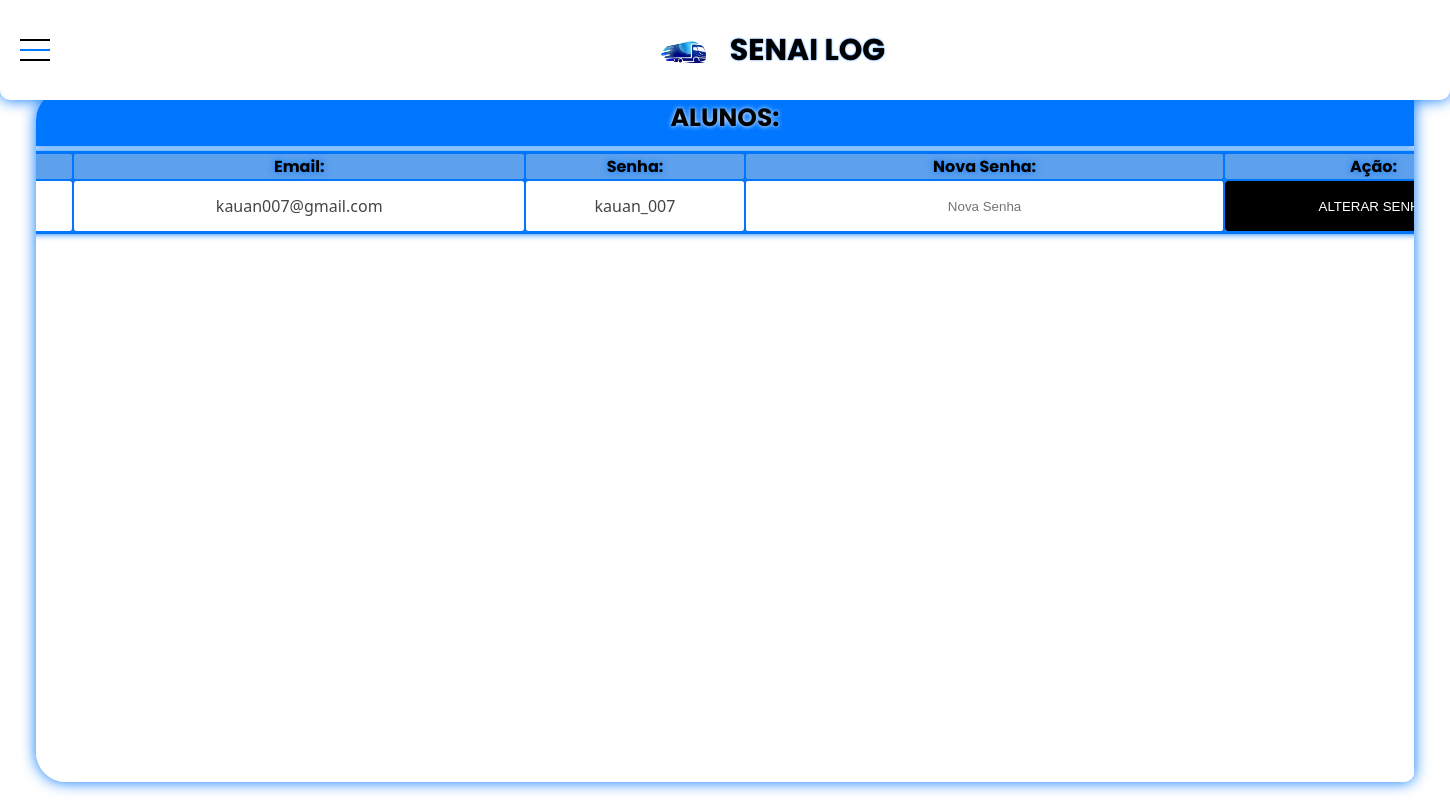
/Paginas/perfil_turma.php?codTurma=S3naiAdmin, run on an earlier commit of the app's database.
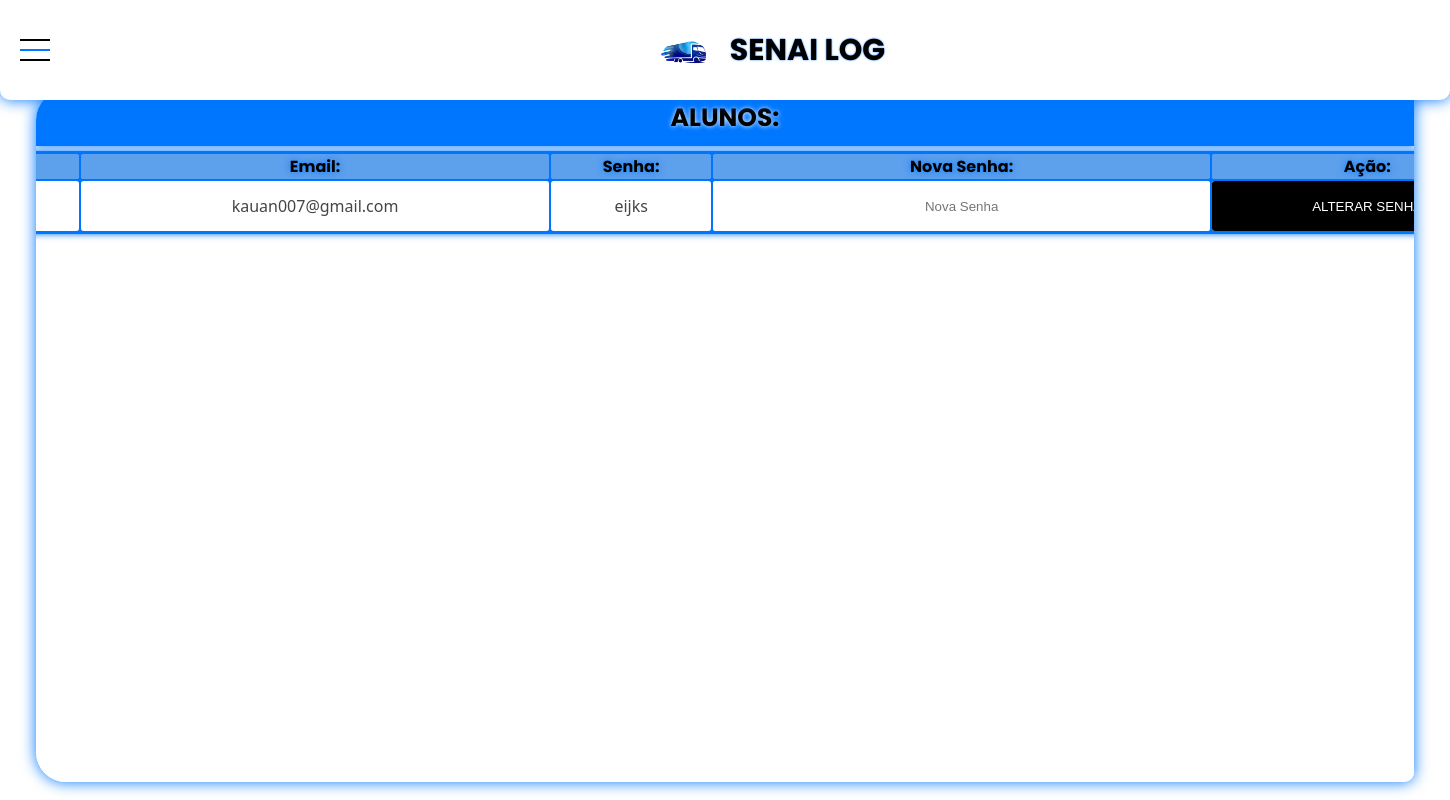
And on a later commit of the database.
### tables this page shows
CREATE TABLE `usuarios` (
  `Id` int(11) NOT NULL,
  `email` varchar(255) NOT NULL,
  `senha` varchar(64) NOT NULL,
  `nome` varchar(255) NOT NULL,
  `ativo` varchar(1) NOT NULL,
  `data_entrada` timestamp NOT NULL DEFAULT current_timestamp() ON UPDATE current_timestamp(),
  `tipousuario` varchar(255) NOT NULL,
  `codTurma` varchar(50) NOT NULL
);

### Paginas/perfil_turma.php (the view, shortened to what this page needs)
<!DOCTYPE html>
<html lang="pt-br">
<head>
    <link rel="stylesheet" href="../css/menuhorizontal.css"/>
    <link rel="stylesheet" href="../css/infoturma.css"/>
</head>
<body>
    <?php
    $hostname = "127.0.0.1";
    $user = "root";
    $password = "";
    $database = "logistica";
    $conexao = new mysqli($hostname,$user,$password,$database);
    if(isset($_GET['codTurma'])) {
        $codTurma = $_GET['codTurma'];
        $sql="SELECT usuarios.id, usuarios.nome, usuarios.email, usuarios.senha
              FROM usuarios
              WHERE usuarios.codTurma = '$codTurma'";
        $resultado = $conexao->query($sql);
        if($resultado->num_rows > 0) {
            echo '<header>
            <div class="container">
                <div class="main-horizontal">
                    <ul class="ul-main">
                        <li class="li-main">
                            <div class="teste">
                                <label for="main-button">
                                    <div class="div-button-main">
                                        <span class="button-main"></span>
                                    </div>
                            </label>
                                <div class="juntos">
                                    <img src="../css/cssimg/logo.png" style="max-width: 85px; max-height: 85px; margin-left: 20px; margin-top: 15px;">
                                    <h1>SENAI LOG</h1>
                                </div>
                                <h2>'.$_SESSION['nome'].'</h2>
                            </div>
                        </li>
                    </ul>
                </div>
            </div>
        </header>
                <main>
                    <div class="container-prin">
                        <div class="alunos-turma">
                            <div class="titulo-turmas">
                                <h5>ALUNOS:</h5>
                            </div>
                            <form method="post" action="function/alterar_senha.php">
                                <table class="table-alunos">
                                    <tr>
                                        <th>Nome:</th>
                                        <th>Email:</th>
                                        <th>Senha:</th>
                                        <th>Nova Senha:</th>
                                        <th>Ação:</th>
                                    </tr>';
            while($row = $resultado->fetch_assoc()) {
                echo "<tr>";
                echo "<td>" . $row['nome'] . "</td>";
                echo "<td>" . $row['email'] . "</td>";
                echo "<td>" . $row['senha'] . "</td>";
                echo '<td><input id="novasenha" type="text" name="nova_senha['.$row['id'].']" placeholder="Nova Senha"></td>';
                echo '<td><button class="button-alterarsenha" type="submit" name="alterar_senha['.$row['id'].']">ALTERAR SENHA</button></td>';
                echo "</tr>";
            }
            echo '
                                </table>
                            </form>
                        </div>
                    </div>
                </main>';
        } else {
            echo "Nenhum aluno encontrado para esta turma.";
        }
    } else {
        echo "Código da turma não especificado.";
    }
?>
</body>
</html>

What changed in the data, as far as the page shows it:
changed usuarios "kauan007@gmail.com": senha "kauan_007" → "eijks"
